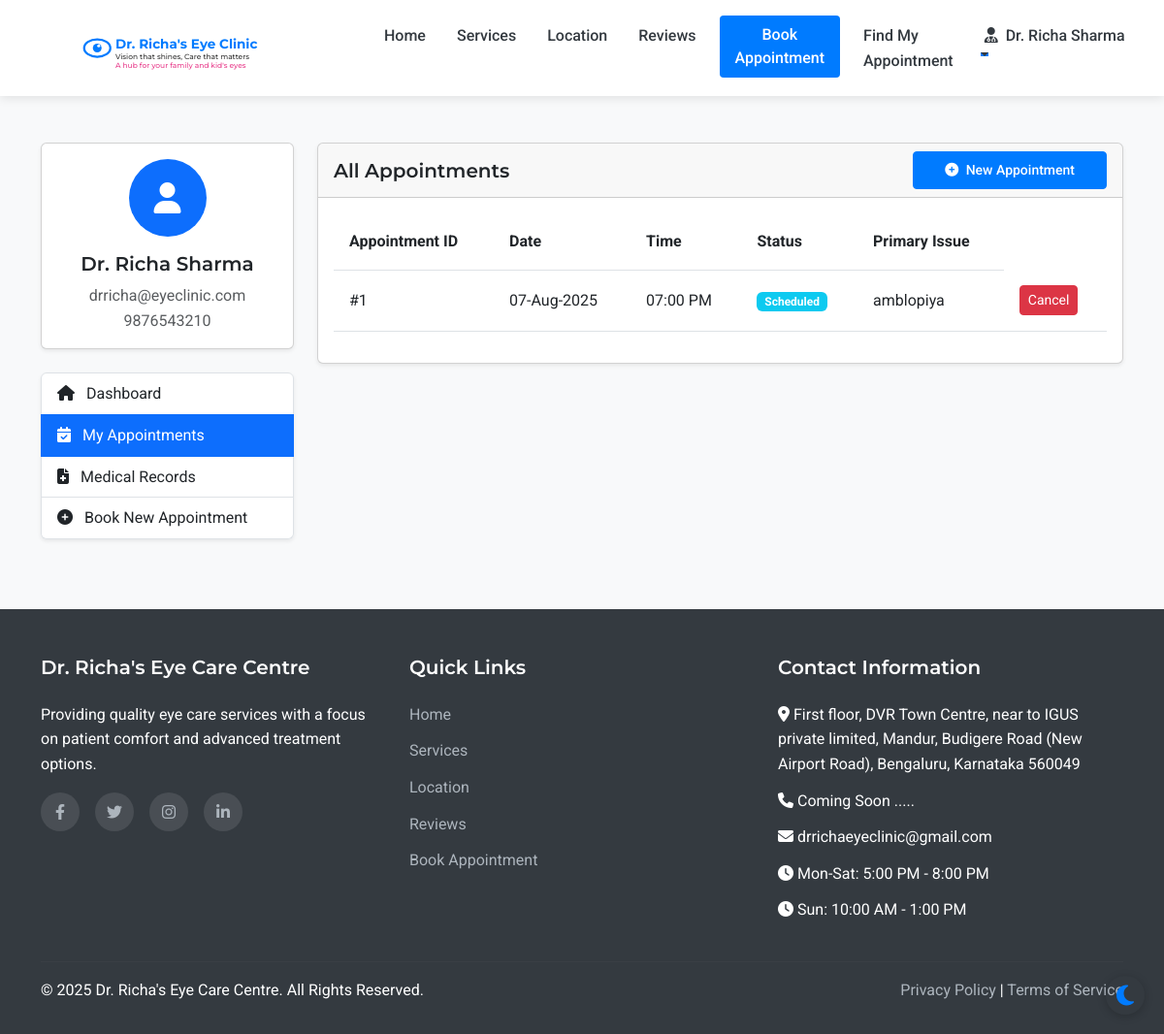
Before: /patient/appointments (signed in) with the older database file.
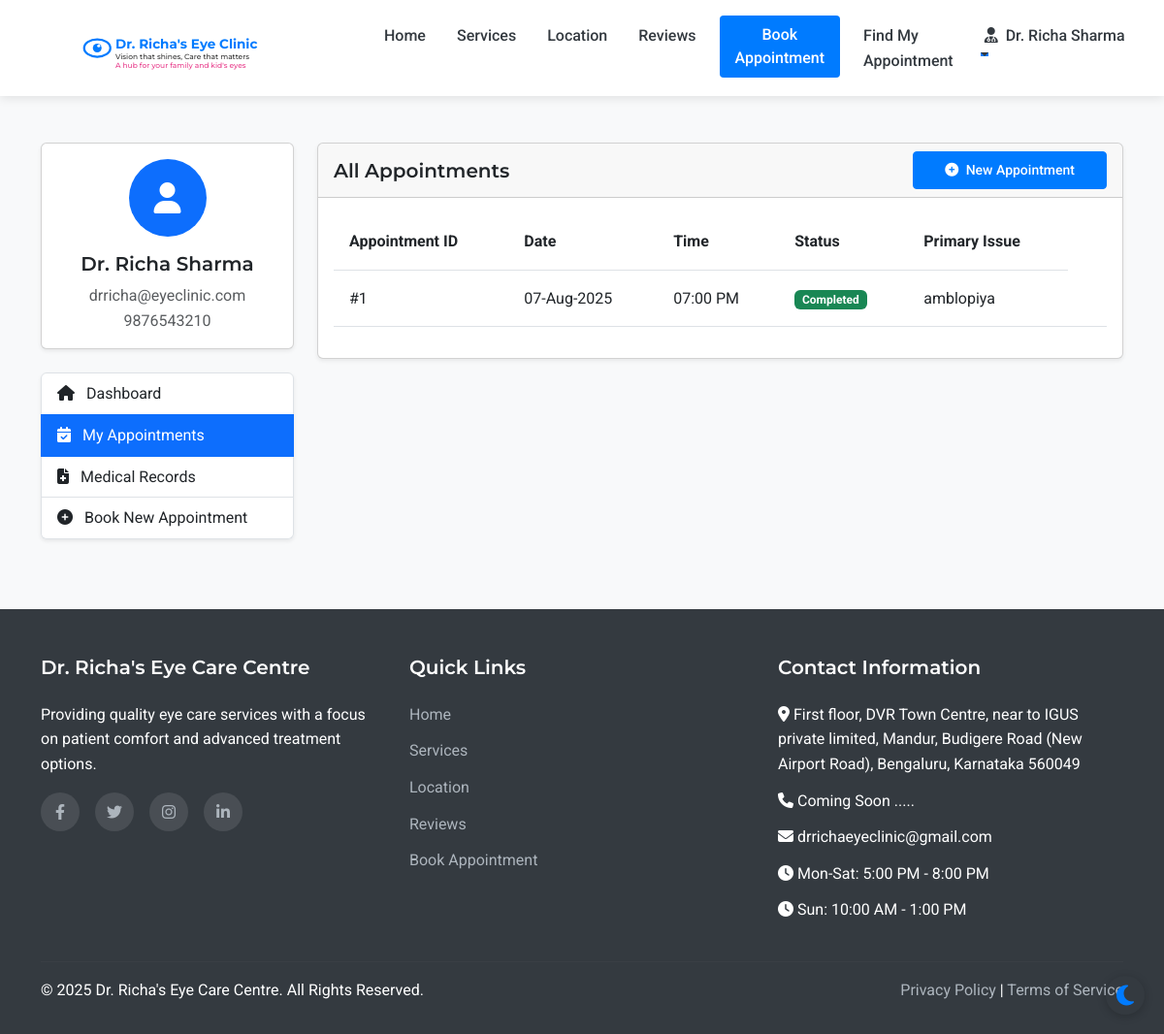
After: the same page with the newer database file.
### models.py (models this page shows, shortened)
class Appointment(db.Model):
    id = db.Column(db.Integer, primary_key=True)
    patient_id = db.Column(db.Integer, db.ForeignKey('patient.id'), nullable=False)
    appointment_date = db.Column(db.Date, nullable=False)
    appointment_time = db.Column(db.Time, nullable=False)
    primary_issue = db.Column(db.Text, nullable=True)
    referral_info = db.Column(db.String(255), nullable=True)
    status = db.Column(db.String(20), default='scheduled')  # scheduled, completed, cancelled
    created_at = db.Column(db.DateTime, default=datetime.utcnow)
    consultation_fee = db.Column(db.Float, nullable=False, default=500.0)
    payment_status = db.Column(db.String(20), default='pending')  # pending, paid

### routes.py (the view)
@app.route('/patient/appointments')
@login_required
def patient_appointments():
    appointments = Appointment.query.filter_by(patient_id=current_user.id).order_by(desc(Appointment.appointment_date)).all()
    form = FlaskForm()
    return render_template('patient/appointments.html', appointments=appointments, form=form)

### app.py (called while the page is built)
@login_manager.user_loader
def load_user(user_id):
    from models import Doctor, Assistant, Admin, Patient
    try:
        if user_id.startswith('doctor_'):
            return Doctor.query.get(int(user_id.split('_')[1]))
        elif user_id.startswith('assistant_'):
            return Assistant.query.get(int(user_id.split('_')[1]))
        elif user_id.startswith('admin_'):
            return Admin.query.get(int(user_id.split('_')[1]))
        else:
            return Patient.query.get(int(user_id))
    except (ValueError, AttributeError):
        return None

### routes.py (called while the page is built)
@app.context_processor
def inject_now():
    return {'now': datetime.now()}

### templates/patient/appointments.html (shortened to what the changed rows need)
{% extends 'layout.html' %}
{% block content %}
<section class="py-5 bg-light">
    <div class="container">
        <div class="row">
            <div class="col-lg-9">
                <div class="card shadow-sm mb-4">
                    <div class="card-body">
                        {% if appointments %}
                            <div class="table-responsive">
                                <table class="table table-hover">
                                    <thead>
                                        <tr>
                                            <th>Appointment ID</th>
                                            <th>Date</th>
                                            <th>Time</th>
                                            <th>Status</th>
                                            <th>Primary Issue</th>
                                        </tr>
                                    </thead>
                                    <tbody>
                                        {% for appointment in appointments %}
                                            <tr>
                                                <td>#{{ appointment.id }}</td>
                                                <td>{{ appointment.appointment_date.strftime('%d-%b-%Y') }}</td>
                                                <td>{{ appointment.appointment_time.strftime('%I:%M %p') }}</td>
                                                <td>
                                                    {% if appointment.status == 'scheduled' %}
                                                        <span class="badge bg-info">Scheduled</span>
                                                    {% elif appointment.status == 'completed' %}
                                                        <span class="badge bg-success">Completed</span>
                                                    {% elif appointment.status == 'cancelled' %}
                                                        <span class="badge bg-danger">Cancelled</span>
                                                    {% else %}
                                                        <span class="badge bg-secondary">{{ appointment.status }}</span>
                                                    {% endif %}
                                                </td>
                                                <td>{{ appointment.primary_issue or 'Not specified' }}</td>
                                                <td>
                                                    {% if appointment.status == 'scheduled' %}
                                                        <form method="POST" action="{{ url_for('patient_cancel_appointment', appointment_id=appointment.id) }}" style="display: inline;">
                                                            <button type="submit" class="btn btn-sm btn-danger" onclick="return confirm('Are you sure you want to cancel this appointment?')">Cancel</button>
                                                        </form>
                                                    {% endif %}
                                                </td>
                                            </tr>
                                        {% endfor %}
                                    </tbody>
                                </table>
                            </div>
                        {% else %}
                            <div class="text-center p-4">
                                <p class="text-muted mb-3">You don't have any appointments yet.</p>
                                <a href="{{ url_for('appointment') }}" class="btn btn-primary">Book Your First Appointment</a>
                            </div>
                        {% endif %}
                    </div>
                </div>
            </div>
        </div>
    </div>
</section>
{% endblock %}

Changed rows visible on the page:
changed Appointment "07:00 PM": status "Scheduled Cancel" → "Completed"
